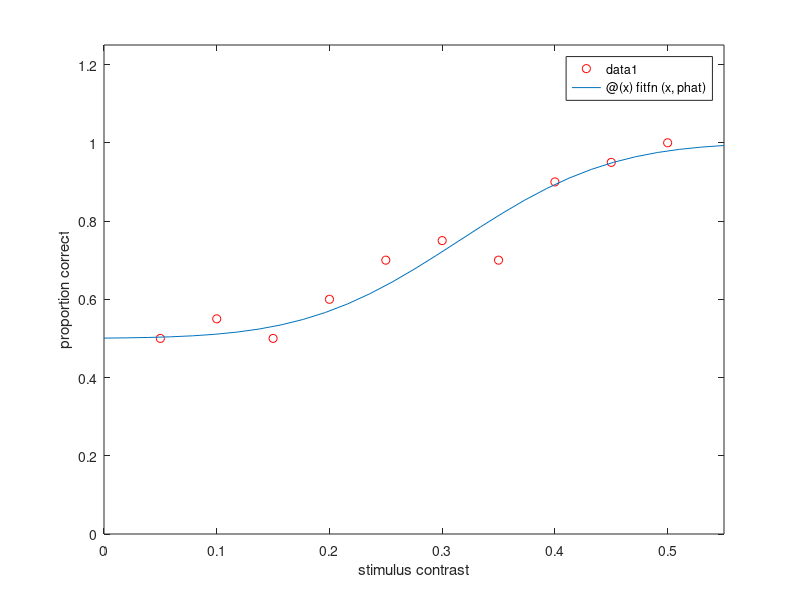

MATLAB code for this plot:
%% curvefit.m  Curve fitting

%% inline functions

% we have covered how to make functions in M-files.

% we can also write simple functions as "inline functions", which
% are stored in variables like any other value

% a function of one variable
myfn = @( x ) x.^2;
myfn( 1 )
myfn( 2 )
fplot( myfn, [ -1 1 ] ); % fplot plots the function between [-1 1]

% a function with more than one variable
myfn = @( x, y ) x + y.^2;
myfn( 2, 3 )

% a function of a vector
myfn = @( p ) p(1) + p(2).^2;
myfn([ 2 3 ])
% in a way, this is the same as the function of two variables.
% it just expects its arguments in a 1 x 2 vector

%% fminsearch in 1D
% make an inline function to minimize
minfn = @( x ) x.^2;

% find the input value that minimizes it
init_val = 1; % initial value
xhat = fminsearch( minfn, init_val );

% show results
fplot( minfn, [ -1 1 ] );
hold on;
plot(xhat, minfn(xhat),'ro');
hold off;

% if minfn.m is an M-file, do this instead (note the @):
%   xhat = fminsearch( @minfn, 1 );
%   fplot( @minfn, [ -1 1 ] );

% rules for referring to functions
% - to refer to an inline function, use the function name
% - to refer to a function defined in an M-file, use @ followed by
%   the function name, i.e., the M-file name

%% fminsearch in 2D

% make a function to minimize
minfn = @( p ) ( (p(1)-1).^2 ) + ( (p(2)-2).^2 );

% minimize it
phat = fminsearch( minfn, [ 0 0 ] )

% again, if minfn.m is an M-file, do this instead (note the @):
%   phat = fminsearch( @minfn, [ 0 0 ] );


%% sum-of-squares curve fitting

% make some data to fit
dx = linspace(-pi,pi,20);
dy = 1 + 0.5*sin(dx) + 0.2*randn(size(dx)); % sine wave + random noise

% make the fitting function
fitfn = @( x, a, b, c ) a + b*sin( x - c );

% make the error function (sum-of-squares)
% (see steps1.m for a step-by-step construction of this function)
errfn = @( p ) sum( ( fitfn(dx,p(1),p(2),p(3)) - dy ).^2 );

% minimize the error function
phat = fminsearch(errfn,[ 0 1 0 ]);

% report results of fit
fprintf(1,'fit:  y = (%.2f) + (%.2f) * sin( x - (%.2f) )\n',phat(1),phat(2),phat(3));

% plot data and fitted function
clf;
plot(dx,dy,'ro');
hold on;
fplot(@(x)fitfn(x,phat(1),phat(2),phat(3)),[ -pi pi ]);
axis([ -pi pi -2 2 ]);


%% improving the fit by making several tries with different initial guesses

% make some data to fit
dx = linspace(-pi,pi,20);
dy = 1 + 0.5*sin(dx) + 0.2*randn(size(dx));

% make the fitting function
fitfn = @( x, a, b, c ) a + b*sin( x - c );

% make the error function (sum-of-squares)
errfn = @( p ) sum( ( fitfn(dx,p(1),p(2),p(3)) - dy ).^2 );

% minimize the error function several times from different starting points
minerr = Inf;
phat = [];
for i = 1:20
    
    % make a fit from a random starting point
    pinit = [ 2*randn rand -pi+2*pi*rand ];
    phat0 = fminsearch(errfn,pinit);
    
    % compare error to best so far
    err = errfn( phat0 );
    if err < minerr
        phat = phat0;
        minerr = err;
    end
    
end

% report results of fit
fprintf(1,'fit:  y = (%.2f) + (%.2f) * sin( x - (%.2f) )\n',phat(1),phat(2),phat(3));

% plot data and fitted function
clf;
plot(dx,dy,'ro');
hold on;
fplot(@(x)fitfn(x,phat(1),phat(2),phat(3)),[ -pi pi ]);
axis([ -pi pi -2 2 ]);


%% maximum-likelihood parameter estimation

% make some data to fit
d = 10 + 2*randn(1,50);

% make the error function
errfn = @( p ) -sum(log( normpdf( d, p(1), p(2) ) ));
% note:  normpdf( x, mu, sigma ) is the probability density of a getting
%        a sample with value x from a normal distribution with mean mu
%        and standard deviation sigma
%        we use negative log to avoid issues with very small likelihoods

% use fminsearch to minimize the negative log likelihood
phat = fminsearch( errfn, [ 0 1 ] );

% report results of fit
fprintf('fit:  mu = %.2f, sigma = %.2f\n',phat);


%% maximum-likelihood curve fitting

% make some psychometric data to fit
stimlev =  [ 0.05 0.10 0.15 0.20 0.25 0.30 0.35 0.40 0.45 0.50 ];
ntrials =  [   20   20   20   20   20   20   20   20   20   20 ];
ncorrect = [   10   11   10   12   14   15   14   18   19   20 ];

% make the fitting function
% note:  normcdf( x, mu, sigma ) is a function of x that increases smoothly
%        from 0 to 1.  mu shifts it left or right, and sigma makes it
%        steeper or shallower.
fitfn = @( x, p ) 0.5 + 0.5*normcdf( x, p(1), p(2) );

% make the error function (negative log likelihood)
% (see steps2.m for a step-by-step construction of this function)
% note:  binopdf( x, n, p ) is the Binomial probability density function,
%        the probability of having x successes
%        on n trials, when the probability of each success is p
errfn = @(p) -sum( log( binopdf( ncorrect, ntrials, fitfn(stimlev,p) ) ) );

% minimize the error function
phat = fminsearch( errfn, [ 0.1 0.1 ]);

% report results of fit
fprintf('fit:  p = 0.5 + 0.5*normpdf( x, %.2f, %.2f )\n',phat);
fprintf('75%% threshold:  %.2f\n',phat(1));

% plot data and fitted function
clf;
plot(stimlev,ncorrect./ntrials,'ro');
hold on;
fplot( @(x) fitfn(x,phat), [ 0 0.55 ] );
axis([ 0 0.55 0 1.1 ]);
xlim([0,.55]); ylim([0,1.25]);  
xlabel 'stimulus contrast'
ylabel 'proportion correct'
